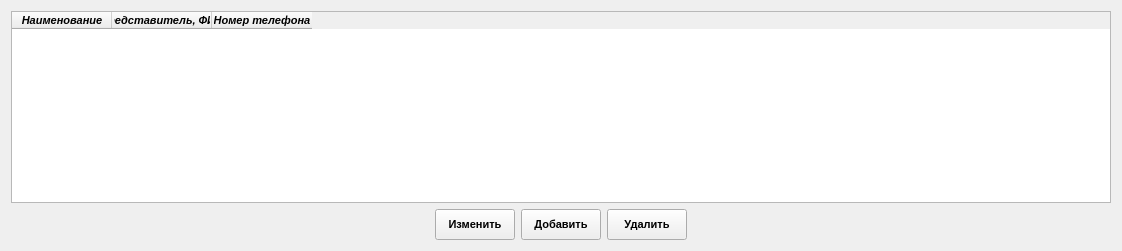
      <widget class="QWidget" name="page_Clients">
       <layout class="QGridLayout" name="gridLayout_23">
        <item row="1" column="0">
         <spacer name="horizontalSpacer_28">
          <property name="orientation">
           <enum>Qt::Horizontal</enum>
          </property>
          <property name="sizeHint" stdset="0">
           <size>
            <width>418</width>
            <height>20</height>
           </size>
          </property>
         </spacer>
        </item>
        <item row="1" column="1">
         <widget class="QPushButton" name="pushButton_SetClient">
          <property name="minimumSize">
           <size>
            <width>0</width>
            <height>31</height>
           </size>
          </property>
          <property name="font">
           <font>
            <pointsize>8</pointsize>
            <weight>75</weight>
            <italic>false</italic>
            <bold>true</bold>
           </font>
          </property>
          <property name="text">
           <string>Изменить</string>
          </property>
         </widget>
        </item>
        <item row="1" column="2">
         <widget class="QPushButton" name="pushButton_AddClient">
          <property name="minimumSize">
           <size>
            <width>0</width>
            <height>31</height>
           </size>
          </property>
          <property name="font">
           <font>
            <pointsize>8</pointsize>
            <weight>75</weight>
            <italic>false</italic>
            <bold>true</bold>
           </font>
          </property>
          <property name="text">
           <string>Добавить</string>
          </property>
         </widget>
        </item>
        <item row="1" column="3">
         <widget class="QPushButton" name="pushButton_RemoveClient">
          <property name="minimumSize">
           <size>
            <width>0</width>
            <height>31</height>
           </size>
          </property>
          <property name="font">
           <font>
            <pointsize>8</pointsize>
            <weight>75</weight>
            <italic>false</italic>
            <bold>true</bold>
           </font>
          </property>
          <property name="text">
           <string>Удалить</string>
          </property>
         </widget>
        </item>
        <item row="1" column="4">
         <spacer name="horizontalSpacer_29">
          <property name="orientation">
           <enum>Qt::Horizontal</enum>
          </property>
          <property name="sizeHint" stdset="0">
           <size>
            <width>418</width>
            <height>20</height>
           </size>
          </property>
         </spacer>
        </item>
        <item row="0" column="0" colspan="5">
         <widget class="QTableWidget" name="tableWidget_Clients">
          <property name="font">
           <font>
            <pointsize>8</pointsize>
            <weight>75</weight>
            <italic>true</italic>
            <bold>true</bold>
           </font>
          </property>
          <column>
           <property name="text">
            <string>Наименование</string>
           </property>
          </column>
          <column>
           <property name="text">
            <string>Представитель, ФИО</string>
           </property>
          </column>
          <column>
           <property name="text">
            <string>Номер телефона</string>
           </property>
          </column>
         </widget>
        </item>
       </layout>
      </widget>
